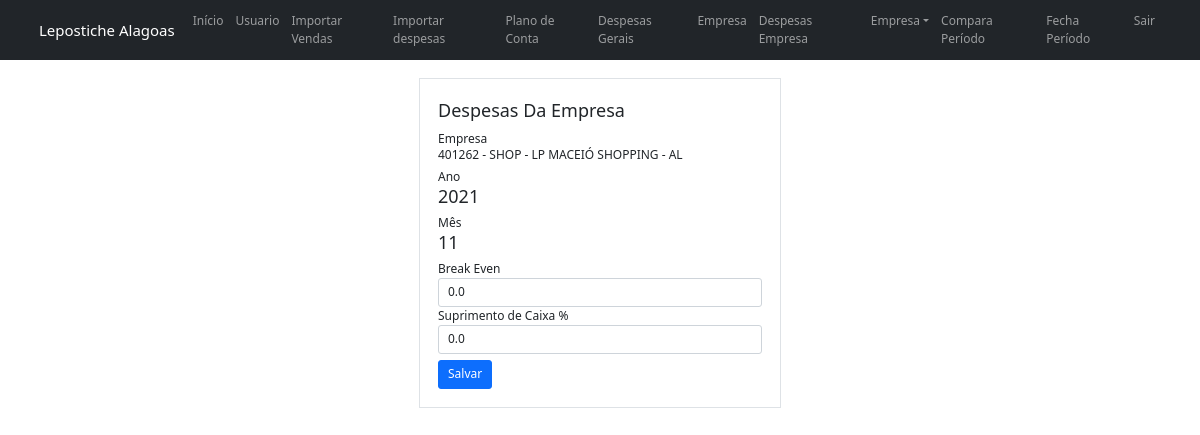
The page /edita_despesas_empresa/1 (signed in) on the database its author committed.
### leposticheBI/models.py (models this page shows)
class Empresa(database.Model):
    id = database.Column(database.Integer ,primary_key=True, nullable=False)
    nome = database.Column(database.String, nullable=False)
    resultado = database.relationship('EmpresaResultado', backref='resultado', lazy=True)

class EmpresaResultado(database.Model):
    id = database.Column(database.Integer,primary_key=True)
    id_empresa = database.Column(database.Integer, database.ForeignKey('empresa.id'), nullable=False)
    ano = database.Column(database.Integer, nullable=False)
    mes = database.Column(database.Integer, nullable=False)
    receita_bruta = database.Column(database.Float)
    rep_bruta = database.Column(database.Float)
    devolucao = database.Column(database.Float)
    ipi = database.Column(database.Float)
    cmv = database.Column(database.Float)
    icms_substituto = database.Column(database.Float)
    despesas_ven = database.Column(database.Float ,default=0)
    despesas_ocu = database.Column(database.Float , default=0)
    despesas_adm = database.Column(database.Float ,default=0)
    despesas_ger = database.Column(database.Float ,default=0)
    break_even = database.Column(database.Float ,default=0)
    sup_caixa = database.Column(database.Float ,default=0)
    val_sup_caixa = database.Column(database.Float ,default=0)
    per_imposto = database.Column(database.Float ,default=0)
    val_imposto = database.Column(database.Float ,default=0)
    despesas_rateadas = database.Column(database.Float ,default=0)
    tot_rec_liq = database.Column(database.Float ,default=0)
    tot_cmv = database.Column(database.Float ,default=0)
    lucro_bruto = database.Column(database.Float ,default=0)
    rep_bruto = database.Column(database.Float ,default=0)
    tot_adm = database.Column(database.Float ,default=0)
    rep_adm = database.Column(database.Float ,default=0)
    rep_ven = database.Column(database.Float ,default=0)
    tot_des = database.Column(database.Float ,default=0)
    rep_des = database.Column(database.Float ,default=0)
    ebit = database.Column(database.Float ,default=0)
    rep_ebit = database.Column(database.Float ,default=0)

### leposticheBI/routes.py (the view)
@app.route('/edita_despesas_empresa/<despesa_id>' , methods=['GET', 'POST'])
@login_required
def edita_despesas_empresa(despesa_id):
    form = FormDespesasEmpresa()
    despesa = EmpresaResultado.query.get(despesa_id)
    if 'botao_submit' in request.form and despesa:
        despesa.break_even = form.break_even.data
        despesa.sup_caixa = form.sup_caixa.data
        database.session.commit()
        return redirect(url_for('mostra_despesas_empresa'))
    form.ano.data = despesa.ano
    form.mes.data = despesa.mes
    form.nome.data = despesa.resultado.nome
    form.break_even.data = despesa.break_even
    form.sup_caixa.data = despesa.sup_caixa
    return render_template('edita_despesas_empresa.html', form=form)

### leposticheBI/forms.py (shortened to what this page needs)
class FormDespesasEmpresa(FlaskForm):
    nome = StringField('Empresa')
    ano = IntegerField('Ano')
    mes = SelectField('Mês', coerce=int, choices=[('01', 'JAN'),('02', 'FEV'),('03', 'MAR'),('04', 'ABR'),('05', 'MAI'),('06', 'JUN'),('07', 'JUL'),('08', 'AGO'),('09', 'SET'),('10', 'OUT'),('11', 'NOV'),('12', 'DEZ') ])
    des_adm = FloatField('Despesas administrativas')
    des_ocu = FloatField('Despesas de ocupação')
    des_ven = FloatField('Despesas com Vendas')
    des_ger = FloatField('Despesas Gerais')
    break_even = FloatField('Break Even')
    sup_caixa = FloatField('Suprimento de Caixa %')
    per_imposto = FloatField('Imposto sobre Venda %')
    botao_submit = SubmitField('Salvar')

### leposticheBI/models.py (called while the page is built)
@login_menager.user_loader
def load_usuario(id_usuario):
    return Usuario.query.get(int(id_usuario))

### leposticheBI/templates/edita_despesas_empresa.html (shortened to what this page needs)
{% extends 'base.html' %}
{% block body %}
<div class="container">
        <div class="row justify-content-center align-items-center">
            <div class="col-4">
                <form method="POST" action="" class="border p-4 mt-4" enctype="multipart/form-data" >
                    <legend>Despesas Da Empresa</legend>
                    <fieldset>
                        <div class="form-group " >
                            {{ form.nome.label(class="form-control-label") }}
                            <h6>{{ form.nome.data }}</h6>
                        </div>
                        <div class="form-group col-3" >
                            {{ form.ano.label(class="form-control-label") }}
                            <h4>{{ form.ano.data }}</h4>
                        </div>
                        <div class="form-group col-3" >
                            {{ form.mes.label(class="form-control-label") }}
                            <h4>{{ form.mes.data }}</h4>
                        </div>
                        <div class="form-group">
                            {{ form.break_even.label(class="form-control-label") }}
                            {{ form.break_even(class="form-control") }}
                        </div>
                        <div class="form-group">
                            {{ form.sup_caixa.label(class="form-control-label") }}
                            {{ form.sup_caixa(class="form-control") }}
                        </div>
                    </fieldset>
                    {{ form.botao_submit(class="btn btn-primary mt-2") }}
                </form>
            </div>
        </div>
    </div>
{% endblock %}

### leposticheBI/static/main.css (style rules this page uses)
body { background-color: #B3E5FC; border-radius: 10px }

### leposticheBI/templates/base.html (style rules this page uses)
body { background-color: white; }
html { font-size: 12px }

### rows shown on the page
Empresa: nome.data "401262 - SHOP - LP MACEIÓ SHOPPING - AL"
EmpresaResultado: ano.data "2021", break_even "0.0", sup_caixa "0.0"
